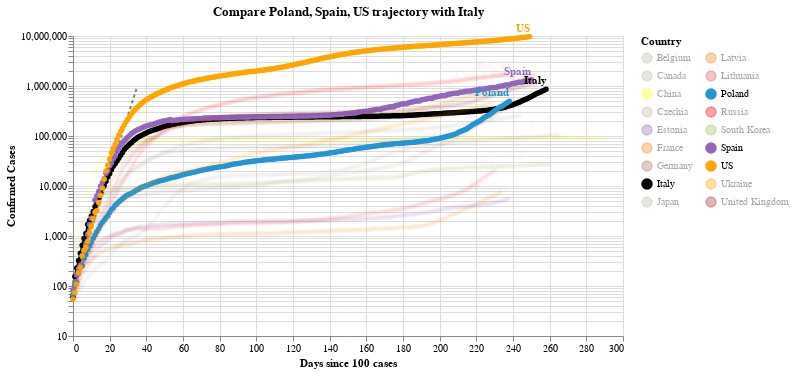

Notebook code cell kept with this figure:
### Code cell
#hide_input
chart2 = make_since_chart(dff2, ['Poland', 'Spain', 'US'], baseline_countries)
chart2

### Figure 1 — Vega-Lite specification as saved in the notebook (floating-point values rounded to 4 significant figures; data arrays with more than 128 entries replaced by an {"elided": "..."} marker saying what was removed)
{"config": {"view": {"continuousWidth": 400, "continuousHeight": 300}}, "layer": [{"data": {"name": "data-628230001892d6798b50651be41d1b3e"}, "mark": {"type": "line", "color": "black", "opacity": 0.5, "strokeDash": [3, 3]}, "encoding": {"x": {"type": "quantitative", "field": "Days since 100 cases"}, "y": {"type": "quantitative", "field": "Confirmed Cases"}}}, {"data": {"name": "data-8af60041e519f663675cdda6c8b4c58a"}, "mark": {"type": "line", "point": true}, "encoding": {"color": {"type": "nominal", "field": "Country", "legend": {"columns": 2}, "scale": {"domain": ["Belgium", "Canada", "China", "Czechia", "Estonia", "France", "Germany", "Italy", "Japan", "Latvia", "Lithuania", "Poland", "Russia", "South Korea", "Spain", "US", "Ukraine", "United Kingdom"], "range": ["#C1B7AD", "#C1B7AD", "yellow", "#C1B7AD", "#9467bd", "#F58518", "#9D755D", "black", "#C1B7AD", "#F58518", "#E45756", "#2495D3", "red", "#A1BA59", "#9467bd", "orange", "orange", "brown"]}}, "opacity": {"condition": {"value": 1, "selection": "selector004"}, "value": 0.05}, "tooltip": [{"type": "nominal", "field": "Country"}, {"type": "temporal", "field": "Date"}, {"type": "quantitative", "field": "Confirmed Cases"}, {"type": "quantitative", "field": "Days since 100 cases"}], "x": {"type": "quantitative", "field": "Days since 100 cases"}, "y": {"type": "quantitative", "field": "Confirmed Cases", "scale": {"type": "log"}}}, "selection": {"selector004": {"type": "multi", "fields": ["Country"], "bind": "legend", "init": [{"Country": "Poland"}, {"Country": "Spain"}, {"Country": "US"}, {"Country": "Italy"}]}}, "width": 550}, {"data": {"name": "data-8af60041e519f663675cdda6c8b4c58a"}, "mark": {"type": "text", "align": "right", "dy": -8, "fontWeight": "bold"}, "encoding": {"color": {"type": "nominal", "field": "Country", "legend": {"columns": 2}, "scale": {"domain": ["Belgium", "Canada", "China", "Czechia", "Estonia", "France", "Germany", "Italy", "Japan", "Latvia", "Lithuania", "Poland", "Russia", "South Korea", "Spain", "US", "Ukraine", "United Kingdom"], "range": ["#C1B7AD", "#C1B7AD", "yellow", "#C1B7AD", "#9467bd", "#F58518", "#9D755D", "black", "#C1B7AD", "#F58518", "#E45756", "#2495D3", "red", "#A1BA59", "#9467bd", "orange", "orange", "brown"]}}, "opacity": {"condition": {"value": 1, "selection": "selector004"}, "value": 0.05}, "text": {"type": "nominal", "field": "Country"}, "tooltip": [{"type": "nominal", "field": "Country"}, {"type": "temporal", "field": "Date"}, {"type": "quantitative", "field": "Confirmed Cases"}, {"type": "quantitative", "field": "Days since 100 cases"}], "x": {"type": "quantitative", "field": "Days since 100 cases"}, "y": {"type": "quantitative", "field": "Confirmed Cases", "scale": {"type": "log"}}}, "transform": [{"filter": "(datum['Date'] >= 1604620800000)"}], "width": 550}], "title": "Compare Poland, Spain, US trajectory with Italy", "$schema": "https://vega.github.io/schema/vega-lite/v4.8.1.json", "datasets": {"data-628230001892d6798b50651be41d1b3e": [{"Days since 100 cases": 0, "Confirmed Cases": 100.0}, {"Days since 100 cases": 1, "Confirmed Cases": 130.0}, {"Days since 100 cases": 2, "Confirmed Cases": 169.0}, {"Days since 100 cases": 3, "Confirmed Cases": 219.7}, {"Days since 100 cases": 4, "Confirmed Cases": 285.6}, {"Days since 100 cases": 5, "Confirmed Cases": 371.3}, {"Days since 100 cases": 6, "Confirmed Cases": 482.7}, {"Days since 100 cases": 7, "Confirmed Cases": 627.5}, {"Days since 100 cases": 8, "Confirmed Cases": 815.7}, {"Days since 100 cases": 9, "Confirmed Cases": 1060.0}, {"Days since 100 cases": 10, "Confirmed Cases": 1379.0}, {"Days since 100 cases": 11, "Confirmed Cases": 1792.0}, {"Days since 100 cases": 12, "Confirmed Cases": 2330.0}, {"Days since 100 cases": 13, "Confirmed Cases": 3029.0}, {"Days since 100 cases": 14, "Confirmed Cases": 3937.0}, {"Days since 100 cases": 15, "Confirmed Cases": 5119.0}, {"Days since 100 cases": 16, "Confirmed Cases": 6654.0}, {"Days since 100 cases": 17, "Confirmed Cases": 8650.0}, {"Days since 100 cases": 18, "Confirmed Cases": 11250.0}, {"Days since 100 cases": 19, "Confirmed Cases": 14620.0}, {"Days since 100 cases": 20, "Confirmed Cases": 19000.0}, {"Days since 100 cases": 21, "Confirmed Cases": 24710.0}, {"Days since 100 cases": 22, "Confirmed Cases": 32120.0}, {"Days since 100 cases": 23, "Confirmed Cases": 41750.0}, {"Days since 100 cases": 24, "Confirmed Cases": 54280.0}, {"Days since 100 cases": 25, "Confirmed Cases": 70560.0}, {"Days since 100 cases": 26, "Confirmed Cases": 91730.0}, {"Days since 100 cases": 27, "Confirmed Cases": 119300.0}, {"Days since 100 cases": 28, "Confirmed Cases": 155000.0}, {"Days since 100 cases": 29, "Confirmed Cases": 201500.0}, {"Days since 100 cases": 30, "Confirmed Cases": 262000.0}, {"Days since 100 cases": 31, "Confirmed Cases": 340600.0}, {"Days since 100 cases": 32, "Confirmed Cases": 442800.0}, {"Days since 100 cases": 33, "Confirmed Cases": 575600.0}, {"Days since 100 cases": 34, "Confirmed Cases": 748300.0}, {"Days since 100 cases": 35, "Confirmed Cases": 972800.0}], "data-8af60041e519f663675cdda6c8b4c58a": {"elided": "4479 records"}}}
